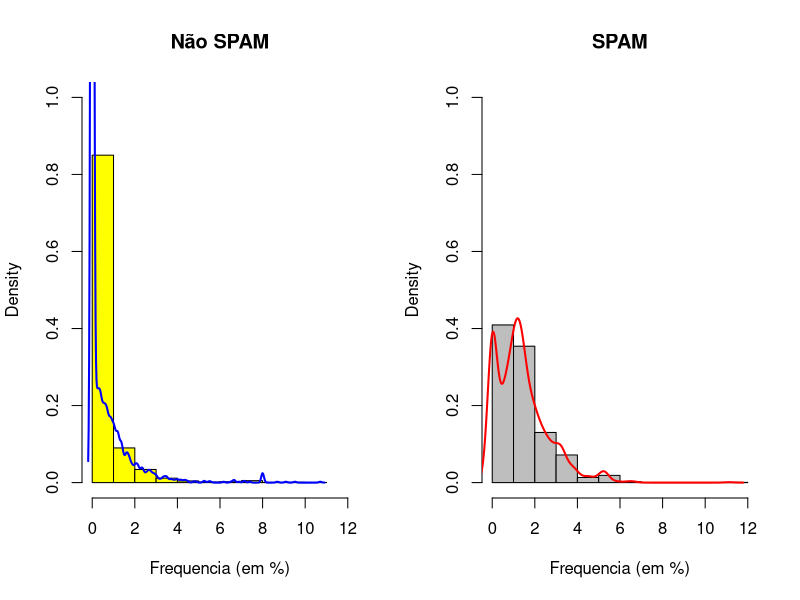
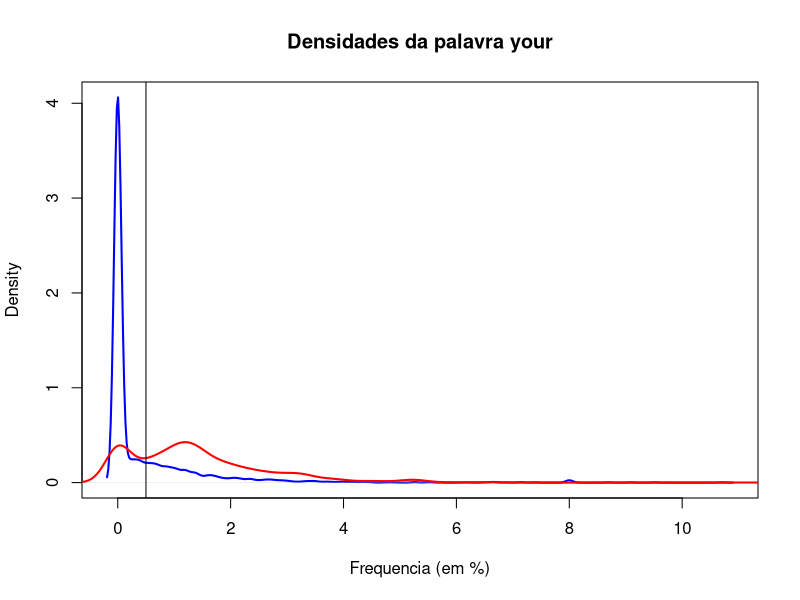

The R script that drew these images, in order:
install.packages("kernlab")
library(kernlab)
library(dplyr)
data(spam)

par(mfrow=c(1,2))
hist(spam$your[spam$type=="nonspam"],prob=T,col="yellow",ylim=c(0,1),xlim=c(0,12),xlab="Frequencia (em %)", main="Não SPAM")
lines(density(spam$your[spam$type=="nonspam"]),col="blue",lwd=2)
hist(spam$your[spam$type=="spam"],prob=T,col="gray",ylim=c(0,1),xlab="Frequencia (em %)", main="SPAM")
lines(density(spam$your[spam$type=="spam"]),col="red",lwd=2)
par(mfrow=c(1,1))

plot(density(spam$your[spam$type=="nonspam"]),col="blue",lwd=2,xlab="Frequencia (em %)",main="Densidades da palavra your")
lines(density(spam$your[spam$type=="spam"]),col="red",lwd=2)
abline(v=0.5)

predition<-ifelse(spam$your>0.5,"spam","nonspam")

table(predition,spam$type)

table(predition,spam$type)/length(spam$type)

#taxa de acerto: 
0.4590306+0.2923278
